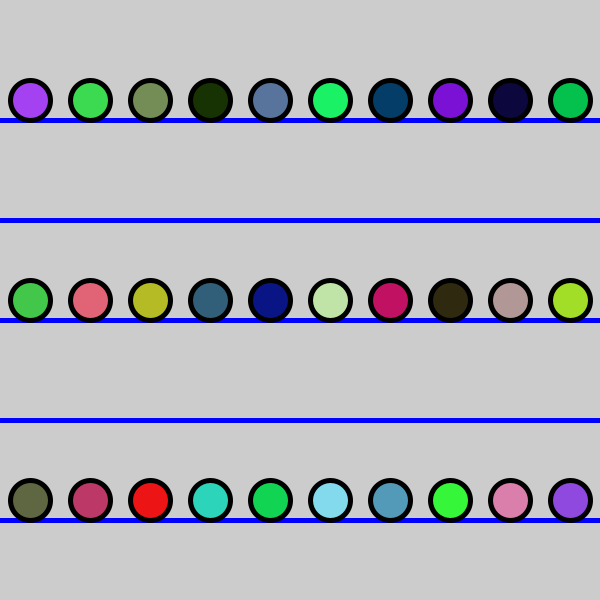
Frame 1 (no input)
Frame 60 (the mouse pressed at the canvas centre just before this capture): identical to frame 1, image omitted
Frame 120 (the mouse held since frame 60 and released just before this capture): identical to frame 1, image omitted

The Processing sketch that drew this single still picture (run headless with seeded random() and noise(); from frame 60 on, the mouse is pressed at the canvas centre):

// Processing sketch: ejercicio22
// ── ejercicio22.pde
int linea, y;

void setup(){
  size(600,600);
  linea = 120;
  y = 100;
  dibujarLineas();
  dibujarCirculos();
}

void draw(){
}

void dibujarLineas(){
    do{
    stroke(0, 0, 255);
    strokeWeight(5);
    line(0, linea, width, linea);
    linea+=100;
  }while(linea <= height);
}

void dibujarCirculos(){
    do{
    for(int x = 30; x<width; x+=60){
      stroke(0);
      fill(random(0,255),random(0,255),random(0,255));
      ellipse(x, y, 40, 40);
    }
    y+=200;
  }while(y<=height);
}
